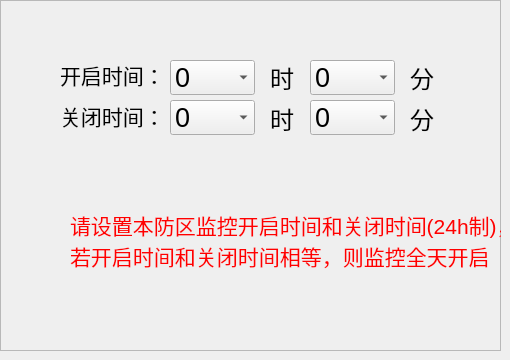
         <widget class="QWidget" name="tab_jiankongshijian">
          <attribute name="icon">
           <iconset resource="picture_.qrc">
            <normaloff>:/picture/key_jiankongshijian.png</normaloff>:/picture/key_jiankongshijian.png</iconset>
          </attribute>
          <attribute name="title">
           <string/>
          </attribute>
          <widget class="QFrame" name="frame_jiankongshijian">
           <property name="geometry">
            <rect>
             <x>0</x>
             <y>0</y>
             <width>501</width>
             <height>351</height>
            </rect>
           </property>
           <property name="frameShape">
            <enum>QFrame::StyledPanel</enum>
           </property>
           <property name="frameShadow">
            <enum>QFrame::Raised</enum>
           </property>
           <widget class="QLabel" name="label_23">
            <property name="geometry">
             <rect>
              <x>60</x>
              <y>59</y>
              <width>101</width>
              <height>31</height>
             </rect>
            </property>
            <property name="font">
             <font>
              <pointsize>16</pointsize>
             </font>
            </property>
            <property name="text">
             <string>开启时间：</string>
            </property>
           </widget>
           <widget class="QLabel" name="label_24">
            <property name="geometry">
             <rect>
              <x>60</x>
              <y>100</y>
              <width>101</width>
              <height>31</height>
             </rect>
            </property>
            <property name="font">
             <font>
              <pointsize>16</pointsize>
             </font>
            </property>
            <property name="text">
             <string>关闭时间：</string>
            </property>
           </widget>
           <widget class="QLabel" name="label_25">
            <property name="geometry">
             <rect>
              <x>70</x>
              <y>210</y>
              <width>441</width>
              <height>61</height>
             </rect>
            </property>
            <property name="font">
             <font>
              <pointsize>16</pointsize>
             </font>
            </property>
            <property name="styleSheet">
             <string notr="true">color: rgb(255, 0, 0);</string>
            </property>
            <property name="text">
             <string>请设置本防区监控开启时间和关闭时间(24h制)，
若开启时间和关闭时间相等，则监控全天开启</string>
            </property>
           </widget>
           <widget class="QComboBox" name="comboBox_starttime_h">
            <property name="geometry">
             <rect>
              <x>170</x>
              <y>60</y>
              <width>85</width>
              <height>35</height>
             </rect>
            </property>
            <property name="font">
             <font>
              <pointsize>20</pointsize>
             </font>
            </property>
            <item>
             <property name="text">
              <string>0</string>
             </property>
            </item>
            <item>
             <property name="text">
              <string>1</string>
             </property>
            </item>
            <item>
             <property name="text">
              <string>2</string>
             </property>
            </item>
            <item>
             <property name="text">
              <string>3</string>
             </property>
            </item>
            <item>
             <property name="text">
              <string>4</string>
             </property>
            </item>
            <item>
             <property name="text">
              <string>5</string>
             </property>
            </item>
            <item>
             <property name="text">
              <string>6</string>
             </property>
            </item>
            <item>
             <property name="text">
              <string>7</string>
             </property>
            </item>
            <item>
             <property name="text">
              <string>8</string>
             </property>
            </item>
            <item>
             <property name="text">
              <string>9</string>
             </property>
            </item>
            <item>
             <property name="text">
              <string>10</string>
             </property>
            </item>
            <item>
             <property name="text">
              <string>11</string>
             </property>
            </item>
            <item>
             <property name="text">
              <string>12</string>
             </property>
            </item>
            <item>
             <property name="text">
              <string>13</string>
             </property>
            </item>
            <item>
             <property name="text">
              <string>14</string>
             </property>
            </item>
            <item>
             <property name="text">
              <string>15</string>
             </property>
            </item>
            <item>
             <property name="text">
              <string>16</string>
             </property>
            </item>
            <item>
             <property name="text">
              <string>17</string>
             </property>
            </item>
            <item>
             <property name="text">
              <string>18</string>
             </property>
            </item>
            <item>
             <property name="text">
              <string>19</string>
             </property>
            </item>
            <item>
             <property name="text">
              <string>20</string>
             </property>
            </item>
            <item>
             <property name="text">
              <string>21</string>
             </property>
            </item>
            <item>
             <property name="text">
              <string>22</string>
             </property>
            </item>
            <item>
             <property name="text">
              <string>23</string>
             </property>
            </item>
           </widget>
           <widget class="QComboBox" name="comboBox_starttime_m">
            <property name="geometry">
             <rect>
              <x>310</x>
              <y>60</y>
              <width>85</width>
              <height>35</height>
             </rect>
            </property>
            <property name="font">
             <font>
              <pointsize>20</pointsize>
             </font>
            </property>
            <item>
             <property name="text">
              <string>0</string>
             </property>
            </item>
            <item>
             <property name="text">
              <string>1</string>
             </property>
            </item>
            <item>
             <property name="text">
              <string>2</string>
             </property>
            </item>
            <item>
             <property name="text">
              <string>3</string>
             </property>
            </item>
            <item>
             <property name="text">
              <string>4</string>
             </property>
            </item>
            <item>
             <property name="text">
              <string>5</string>
             </property>
            </item>
            <item>
             <property name="text">
              <string>6</string>
             </property>
            </item>
            <item>
             <property name="text">
              <string>7</string>
             </property>
            </item>
            <item>
             <property name="text">
              <string>8</string>
             </property>
            </item>
            <item>
             <property name="text">
              <string>9</string>
             </property>
            </item>
            <item>
             <property name="text">
              <string>10</string>
             </property>
            </item>
            <item>
             <property name="text">
              <string>11</string>
             </property>
            </item>
            <item>
             <property name="text">
              <string>12</string>
             </property>
            </item>
            <item>
             <property name="text">
              <string>13</string>
             </property>
            </item>
            <item>
             <property name="text">
              <string>14</string>
             </property>
            </item>
            <item>
             <property name="text">
              <string>15</string>
             </property>
            </item>
            <item>
             <property name="text">
              <string>16</string>
             </property>
            </item>
            <item>
             <property name="text">
              <string>17</string>
             </property>
            </item>
            <item>
             <property name="text">
              <string>18</string>
             </property>
            </item>
            <item>
             <property name="text">
              <string>19</string>
             </property>
            </item>
            <item>
             <property name="text">
              <string>20</string>
             </property>
            </item>
            <item>
             <property name="text">
              <string>21</string>
             </property>
            </item>
            <item>
             <property name="text">
              <string>22</string>
             </property>
            </item>
            <item>
             <property name="text">
              <string>23</string>
             </property>
            </item>
            <item>
             <property name="text">
              <string>24</string>
             </property>
            </item>
            <item>
             <property name="text">
              <string>25</string>
             </property>
            </item>
            <item>
             <property name="text">
              <string>26</string>
             </property>
            </item>
            <item>
             <property name="text">
              <string>27</string>
             </property>
            </item>
            <item>
             <property name="text">
              <string>28</string>
             </property>
            </item>
            <item>
             <property name="text">
              <string>29</string>
             </property>
            </item>
            <item>
             <property name="text">
              <string>30</string>
             </property>
            </item>
            <item>
             <property name="text">
              <string>31</string>
             </property>
            </item>
            <item>
             <property name="text">
              <string>32</string>
             </property>
            </item>
            <item>
             <property name="text">
              <string>33</string>
             </property>
            </item>
            <item>
             <property name="text">
              <string>34</string>
             </property>
            </item>
            <item>
             <property name="text">
              <string>35</string>
             </property>
            </item>
            <item>
             <property name="text">
              <string>36</string>
             </property>
            </item>
            <item>
             <property name="text">
              <string>37</string>
             </property>
            </item>
            <item>
             <property name="text">
              <string>38</string>
             </property>
            </item>
            <item>
             <property name="text">
              <string>39</string>
             </property>
            </item>
            <item>
             <property name="text">
              <string>40</string>
             </property>
            </item>
            <item>
             <property name="text">
              <string>41</string>
             </property>
            </item>
            <item>
             <property name="text">
              <string>42</string>
             </property>
            </item>
            <item>
             <property name="text">
              <string>43</string>
             </property>
            </item>
            <item>
             <property name="text">
              <string>44</string>
             </property>
            </item>
            <item>
             <property name="text">
              <string>45</string>
             </property>
            </item>
            <item>
             <property name="text">
              <string>46</string>
             </property>
            </item>
            <item>
             <property name="text">
              <string>47</string>
             </property>
            </item>
            <item>
             <property name="text">
              <string>48</string>
             </property>
            </item>
            <item>
             <property name="text">
              <string>49</string>
             </property>
            </item>
            <item>
             <property name="text">
              <string>50</string>
             </property>
            </item>
            <item>
             <property name="text">
              <string>51</string>
             </property>
            </item>
            <item>
             <property name="text">
              <string>52</string>
             </property>
            </item>
            <item>
             <property name="text">
              <string>53</string>
             </property>
            </item>
            <item>
             <property name="text">
              <string>54</string>
             </property>
            </item>
            <item>
             <property name="text">
              <string>55</string>
             </property>
            </item>
            <item>
             <property name="text">
              <string>56</string>
             </property>
            </item>
            <item>
             <property name="text">
              <string>57</string>
             </property>
            </item>
            <item>
             <property name="text">
              <string>58</string>
             </property>
            </item>
            <item>
             <property name="text">
              <string>59</string>
             </property>
            </item>
           </widget>
           <widget class="QComboBox" name="comboBox_stoptime_h">
            <property name="geometry">
             <rect>
              <x>170</x>
              <y>100</y>
              <width>85</width>
              <height>35</height>
             </rect>
            </property>
            <property name="font">
             <font>
              <pointsize>20</pointsize>
             </font>
            </property>
            <item>
             <property name="text">
              <string>0</string>
             </property>
            </item>
            <item>
             <property name="text">
              <string>1</string>
             </property>
            </item>
            <item>
             <property name="text">
              <string>2</string>
             </property>
            </item>
            <item>
             <property name="text">
              <string>3</string>
             </property>
            </item>
            <item>
             <property name="text">
              <string>4</string>
             </property>
            </item>
            <item>
             <property name="text">
              <string>5</string>
             </property>
            </item>
            <item>
             <property name="text">
              <string>6</string>
             </property>
            </item>
            <item>
             <property name="text">
              <string>7</string>
             </property>
            </item>
            <item>
             <property name="text">
              <string>8</string>
             </property>
            </item>
            <item>
             <property name="text">
              <string>9</string>
             </property>
            </item>
            <item>
             <property name="text">
              <string>10</string>
             </property>
            </item>
            <item>
             <property name="text">
              <string>11</string>
             </property>
            </item>
            <item>
             <property name="text">
              <string>12</string>
             </property>
            </item>
            <item>
             <property name="text">
              <string>13</string>
             </property>
            </item>
            <item>
             <property name="text">
              <string>14</string>
             </property>
            </item>
            <item>
             <property name="text">
              <string>15</string>
             </property>
            </item>
            <item>
             <property name="text">
              <string>16</string>
             </property>
            </item>
            <item>
             <property name="text">
              <string>17</string>
             </property>
            </item>
            <item>
             <property name="text">
              <string>18</string>
             </property>
            </item>
            <item>
             <property name="text">
              <string>19</string>
             </property>
            </item>
            <item>
             <property name="text">
              <string>20</string>
             </property>
            </item>
            <item>
             <property name="text">
              <string>21</string>
             </property>
            </item>
            <item>
             <property name="text">
              <string>22</string>
             </property>
            </item>
            <item>
             <property name="text">
              <string>23</string>
             </property>
            </item>
           </widget>
           <widget class="QComboBox" name="comboBox_stoptime_m">
            <property name="geometry">
             <rect>
              <x>310</x>
              <y>100</y>
              <width>85</width>
              <height>35</height>
             </rect>
            </property>
            <property name="font">
             <font>
              <pointsize>20</pointsize>
             </font>
            </property>
            <item>
             <property name="text">
              <string>0</string>
             </property>
            </item>
            <item>
             <property name="text">
              <string>1</string>
             </property>
            </item>
            <item>
             <property name="text">
              <string>2</string>
             </property>
            </item>
            <item>
             <property name="text">
              <string>3</string>
             </property>
            </item>
            <item>
             <property name="text">
              <string>4</string>
             </property>
            </item>
            <item>
             <property name="text">
              <string>5</string>
             </property>
            </item>
            <item>
             <property name="text">
              <string>6</string>
             </property>
            </item>
            <item>
             <property name="text">
              <string>7</string>
             </property>
            </item>
            <item>
             <property name="text">
              <string>8</string>
             </property>
            </item>
            <item>
             <property name="text">
              <string>9</string>
             </property>
            </item>
            <item>
             <property name="text">
              <string>10</string>
             </property>
            </item>
            <item>
             <property name="text">
              <string>11</string>
             </property>
            </item>
            <item>
             <property name="text">
              <string>12</string>
             </property>
            </item>
            <item>
             <property name="text">
              <string>13</string>
             </property>
            </item>
            <item>
             <property name="text">
              <string>14</string>
             </property>
            </item>
            <item>
             <property name="text">
              <string>15</string>
             </property>
            </item>
            <item>
             <property name="text">
              <string>16</string>
             </property>
            </item>
            <item>
             <property name="text">
              <string>17</string>
             </property>
            </item>
            <item>
             <property name="text">
              <string>18</string>
             </property>
            </item>
            <item>
             <property name="text">
              <string>19</string>
             </property>
            </item>
            <item>
             <property name="text">
              <string>20</string>
             </property>
            </item>
            <item>
             <property name="text">
              <string>21</string>
             </property>
            </item>
            <item>
             <property name="text">
              <string>22</string>
             </property>
            </item>
            <item>
             <property name="text">
              <string>23</string>
             </property>
            </item>
            <item>
             <property name="text">
              <string>24</string>
             </property>
            </item>
            <item>
             <property name="text">
              <string>25</string>
             </property>
            </item>
            <item>
             <property name="text">
              <string>26</string>
             </property>
            </item>
            <item>
             <property name="text">
              <string>27</string>
             </property>
            </item>
            <item>
             <property name="text">
              <string>28</string>
             </property>
            </item>
            <item>
             <property name="text">
              <string>29</string>
             </property>
            </item>
            <item>
             <property name="text">
              <string>30</string>
             </property>
            </item>
            <item>
             <property name="text">
              <string>31</string>
             </property>
            </item>
            <item>
             <property name="text">
              <string>32</string>
             </property>
            </item>
            <item>
             <property name="text">
              <string>33</string>
             </property>
            </item>
            <item>
             <property name="text">
              <string>34</string>
             </property>
            </item>
            <item>
             <property name="text">
              <string>35</string>
             </property>
            </item>
            <item>
             <property name="text">
              <string>36</string>
             </property>
            </item>
            <item>
             <property name="text">
              <string>37</string>
             </property>
            </item>
            <item>
             <property name="text">
              <string>38</string>
             </property>
            </item>
            <item>
             <property name="text">
              <string>39</string>
             </property>
            </item>
            <item>
             <property name="text">
              <string>40</string>
             </property>
            </item>
            <item>
             <property name="text">
              <string>41</string>
             </property>
            </item>
            <item>
             <property name="text">
              <string>42</string>
             </property>
            </item>
            <item>
             <property name="text">
              <string>43</string>
             </property>
            </item>
            <item>
             <property name="text">
              <string>44</string>
             </property>
            </item>
            <item>
             <property name="text">
              <string>45</string>
             </property>
            </item>
            <item>
             <property name="text">
              <string>46</string>
             </property>
            </item>
            <item>
             <property name="text">
              <string>47</string>
             </property>
            </item>
            <item>
             <property name="text">
              <string>48</string>
             </property>
            </item>
            <item>
             <property name="text">
              <string>49</string>
             </property>
            </item>
            <item>
             <property name="text">
              <string>50</string>
             </property>
            </item>
            <item>
             <property name="text">
              <string>51</string>
             </property>
            </item>
            <item>
             <property name="text">
              <string>52</string>
             </property>
            </item>
            <item>
             <property name="text">
              <string>53</string>
             </property>
            </item>
            <item>
             <property name="text">
              <string>54</string>
             </property>
            </item>
            <item>
             <property name="text">
              <string>55</string>
             </property>
            </item>
            <item>
             <property name="text">
              <string>56</string>
             </property>
            </item>
            <item>
             <property name="text">
              <string>57</string>
             </property>
            </item>
            <item>
             <property name="text">
              <string>58</string>
             </property>
            </item>
            <item>
             <property name="text">
              <string>59</string>
             </property>
            </item>
           </widget>
           <widget class="QLabel" name="label_27">
            <property name="geometry">
             <rect>
              <x>410</x>
              <y>62</y>
              <width>30</width>
              <height>30</height>
             </rect>
            </property>
            <property name="font">
             <font>
              <pointsize>18</pointsize>
             </font>
            </property>
            <property name="text">
             <string>分</string>
            </property>
           </widget>
           <widget class="QLabel" name="label_28">
            <property name="geometry">
             <rect>
              <x>410</x>
              <y>103</y>
              <width>30</width>
              <height>30</height>
             </rect>
            </property>
            <property name="font">
             <font>
              <pointsize>18</pointsize>
             </font>
            </property>
            <property name="text">
             <string>分</string>
            </property>
           </widget>
           <widget class="QLabel" name="label_49">
            <property name="geometry">
             <rect>
              <x>270</x>
              <y>103</y>
              <width>30</width>
              <height>30</height>
             </rect>
            </property>
            <property name="font">
             <font>
              <pointsize>18</pointsize>
             </font>
            </property>
            <property name="text">
             <string>时</string>
            </property>
           </widget>
           <widget class="QLabel" name="label_56">
            <property name="geometry">
             <rect>
              <x>270</x>
              <y>62</y>
              <width>30</width>
              <height>30</height>
             </rect>
            </property>
            <property name="font">
             <font>
              <pointsize>18</pointsize>
             </font>
            </property>
            <property name="text">
             <string>时</string>
            </property>
           </widget>
          </widget>
         </widget>
